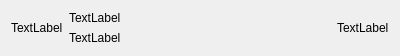
<?xml version="1.0" encoding="UTF-8"?>
<ui version="4.0">
 <class>MainListWidgetItem</class>
 <widget class="QWidget" name="MainListWidgetItem">
  <property name="geometry">
   <rect>
    <x>0</x>
    <y>0</y>
    <width>400</width>
    <height>50</height>
   </rect>
  </property>
  <property name="windowTitle">
   <string>Form</string>
  </property>
  <layout class="QHBoxLayout" name="horizontalLayout">
   <item>
    <widget class="QLabel" name="icon">
     <property name="text">
      <string>TextLabel</string>
     </property>
    </widget>
   </item>
   <item>
    <layout class="QVBoxLayout" name="verticalLayout">
     <item>
      <widget class="QLabel" name="title">
       <property name="text">
        <string>TextLabel</string>
       </property>
      </widget>
     </item>
     <item>
      <widget class="QLabel" name="description">
       <property name="text">
        <string>TextLabel</string>
       </property>
      </widget>
     </item>
    </layout>
   </item>
   <item>
    <spacer name="horizontalSpacer">
     <property name="orientation">
      <enum>Qt::Horizontal</enum>
     </property>
     <property name="sizeHint" stdset="0">
      <size>
       <width>40</width>
       <height>20</height>
      </size>
     </property>
    </spacer>
   </item>
   <item>
    <widget class="QLabel" name="shortcut">
     <property name="text">
      <string>TextLabel</string>
     </property>
    </widget>
   </item>
  </layout>
 </widget>
 <resources/>
 <connections/>
</ui>
